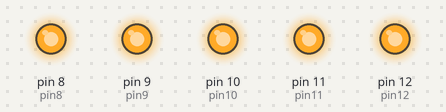
Recording of a sketch running on a simulated Arduino Uno, built with avr-gcc and run on an emulated ATmega328P. On the bench: output pins drawn as LEDs (lit = HIGH).

Above: at 0.1 s.
At 2.7 s:
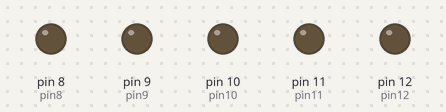
Timing chart, 0 to 3.0 s (numbered marks = the images above):
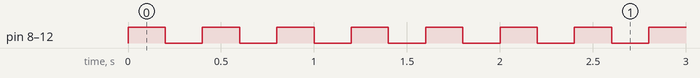

The sketch:

all_leds_at_same_time.ino
```cpp
int pin8 = 8;
int pin9 = 9;
int pin10 = 10;
int pin11 = 11;
int pin12 = 12;

void setup() {
  pinMode(pin8, OUTPUT);
  pinMode(pin9, OUTPUT);
  pinMode(pin10, OUTPUT);
  pinMode(pin11, OUTPUT);
  pinMode(pin12, OUTPUT);
}

/**
 * Turn all led at once
 */
void loop() {
  digitalWrite(pin8, HIGH);
  digitalWrite(pin9, HIGH);
  digitalWrite(pin10, HIGH);
  digitalWrite(pin11, HIGH);
  digitalWrite(pin12, HIGH);

  delay(200);

  digitalWrite(pin8, LOW);
  digitalWrite(pin9, LOW);
  digitalWrite(pin10, LOW);
  digitalWrite(pin11, LOW);
  digitalWrite(pin12, LOW);

  delay(200);
}
```

Measured:
- by itself, pin 8 (pin8), pin 9 (pin9), pin 10 (pin10), pin 11 (pin11), pin 12 (pin12): alternates HIGH for 0.20 s and LOW for 0.20 s
